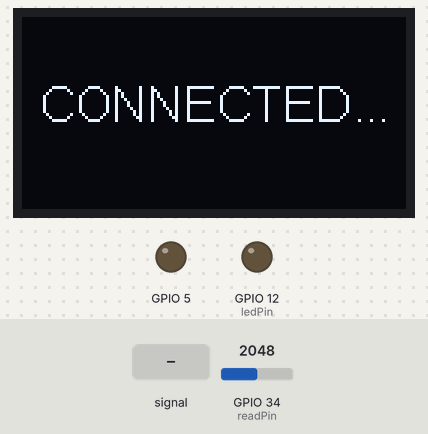
Recording of a sketch running on a simulated ESP32. Parts: 128×64 one-colour display, output pins drawn as LEDs (lit = HIGH). Dashed ring = blinking. Inputs (shaded band) come from the test bench; at power-on: GPIO 34 (readPin) = 2048. WiFi joins after 1.5 s; servers stay silent unless stated; the Firebase database answers and starts empty.

Above: at 1.9 s.
2.0 s: GPIO 34 (readPin) fed a 200 Hz sine of ±327 counts around its level
At 2.9 s:
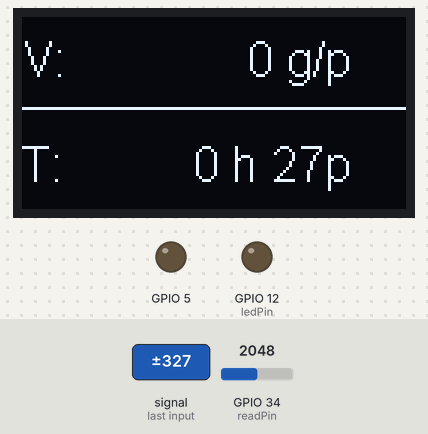
3.7 s: GPIO 34 (readPin) set to 2866
At 8.87 s:
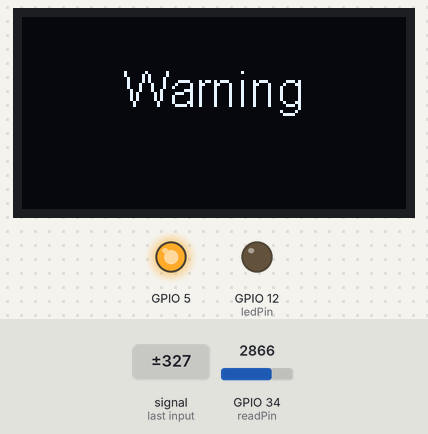
10.8 s: GPIO 34 (readPin) set to 2947
At 11.7 s:
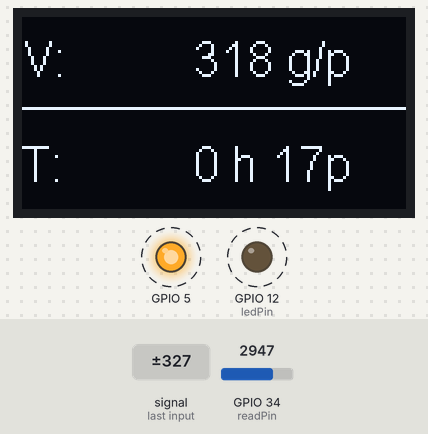
12.3 s: GPIO 34 (readPin) set to 3603
At 12.8 s:
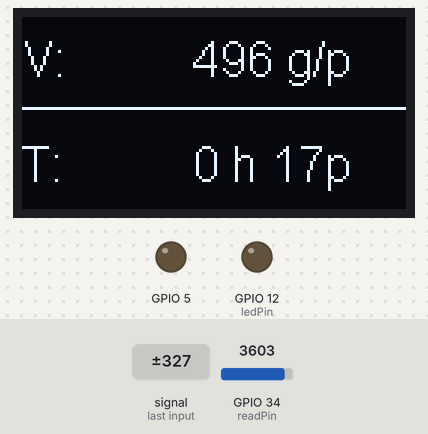
Timing chart, 0 to 20.7 s (numbered marks = the images above; inputs shaded):
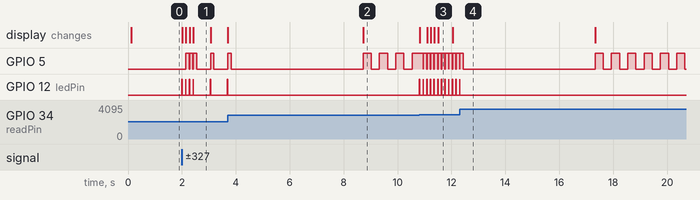

Measured:
- the behaviour switches between 2946 and 2947 on GPIO 34 (readPin) (found by bisection; images 2 and 3)
- after the input at 2.0 s, GPIO 12 (ledPin): goes 3 × (HIGH 0.02 s, LOW 0.12 s), HIGH 0.02 s, LOW 0.62 s, HIGH 0.02 s, LOW 0.62 s, then HIGH, starting at once; the display: first changes at once (image 1 shows a later state)
- after the input at 3.7 s, GPIO 12 (ledPin): goes on until 3.7 s, then stays LOW
- after the input at 10.8 s, GPIO 5: alternates HIGH for 0.12 s and LOW for 0.02 s, starting after 0.14 s; GPIO 12 (ledPin): alternates HIGH for 0.02 s and LOW for 0.12 s, starting at once; the display: first changes at once (image 3 shows a later state)
- after the input at 12.3 s, GPIO 12 (ledPin): goes on until 12.3 s, then stays LOW
- what the display in image 1 shows lasts 0.7 s, from 2.4 s to 3.1 s

The sketch:

demo_fix_add_option1.ino
```cpp
TaskHandle_t Task1;
TaskHandle_t Task2;

#include <WiFi.h>
#include <FirebaseESP32.h>
#include <Wire.h>
#include <SH1106.h>

#define FIREBASE_HOST "arduinostt-default-rtdb.firebaseio.com"
#define FIREBASE_AUTH "fojJvtabeTdOrQew2H5dMHRShux32aqlpoHhn2qG"
#define readPin 34
#define ledPin 12

uint16_t velo = 0;
uint16_t calibVelo = 0;
int counter = 0;
uint16_t time2 = 0;
bool stt = false;
String path = "1";

SH1106 display(0x3C, 21, 22);
void setup() {

  disableCore0WDT();
  disableCore1WDT();
  pinMode(ledPin, OUTPUT);
  pinMode(5, OUTPUT);
  //create a task that will be executed in the Task1code() function, with priority 1 and executed on core 0
  xTaskCreatePinnedToCore(
    Task1code,   /* Task function. */
    "Task1",     /* name of task. */
    40000,       /* Stack size of task */
    NULL,        /* parameter of the task */
    1,           /* priority of the task */
    &Task1,      /* Task handle to keep track of created task */
    0);          /* pin task to core 0 */

  //create a task that will be executed in the Task2code() function, with priority 1 and executed on core 1
  xTaskCreatePinnedToCore(
    Task2code,   /* Task function. */
    "Task2",     /* name of task. */
    30000,       /* Stack size of task */
    NULL,        /* parameter of the task */
    1,           /* priority of the task */
    &Task2,      /* Task handle to keep track of created task */
    1);          /* pin task to core 1 */

}

//Task1code: blinks an LED every 1000 ms
void Task1code( void * pvParameters ) {

  static unsigned long time1 = 0 ;
  unsigned long timeTemp1 = 0 ;
  uint16_t veloTemp = 0;
  uint16_t state = 0;
  uint8_t hour = 0;
  uint8_t minute = 0;
  unsigned long period;
  uint16_t arr[5] = { 0, 0, 0, 0, 0 };
  vTaskDelay(100);
  // khai bao man hinh
  display.init();
  display.flipScreenVertically();
  display.setFont(ArialMT_Plain_16);
  display.setTextAlignment(TEXT_ALIGN_CENTER);
  display.drawString(64, 20, "CONNECTED...");
  display.display();

  vTaskDelay(1000);

  time1 = millis();
  state = analogRead(readPin);
  for (;;) {
    if ((analogRead(readPin) - state) > 80) {

      digitalWrite(ledPin, HIGH);
      period = millis() - time1;
      velo = (uint16_t)averageArr((uint16_t)(60000 / (uint16_t)period), arr);

      counter++;
      time2 = (8500 - counter) / (velo);
      hour = time2 / 60;
      minute = time2 - hour * 60;
      graphics(veloTemp, String(hour) + " h " + String(minute) + "p");

      time1 = millis();

      if (counter % 5 == 0) {
        veloTemp = velo;
      }
      //      if (veloTemp > 300) {
      //        digitalWrite(5, HIGH);
      //      }
      //      else {
      //        digitalWrite(5, LOW);
      //      }
      if (velo < calibVelo - 20 || velo > calibVelo + 20) {
        digitalWrite(5, HIGH);
      }
      else {
        digitalWrite(5, LOW);
      }
      digitalWrite(ledPin, LOW);

      vTaskDelay(120);
      if (((analogRead(readPin) > (100 + state)) || analogRead(readPin) < (state - 100)) &&counter%4==0) {
        state = analogRead(readPin);
      }
    }
    if (analogRead(readPin) <  state - 500) {
      vTaskDelay(500);
      state = analogRead(readPin);
    }
    if (analogRead(readPin) >  state + 400) {
      state = analogRead(readPin);
    }
    if (millis() - time1 > 5000 && counter != 0 ) {
      stt = false;
      display.setTextAlignment(TEXT_ALIGN_CENTER);
      display.drawString(64, 15, "Warning");
      display.display();

      if ( (unsigned long)(millis() - timeTemp1) > 300 )
      {
        if ( digitalRead(5) == LOW )
        {
          digitalWrite(5, HIGH);
        } else {
          digitalWrite(5, LOW );
        }
        timeTemp1 = millis();
      }
    }
    else {
      digitalWrite(5, LOW);
      stt = true;
      display.clear();
    }
  }

}


void Task2code( void * pvParameters ) {
  const char *ssid = "LAB 307";
  const char *password = "lab307307";
  FirebaseData firebaseData;
  FirebaseData firebaseDataGet;
  FirebaseJson json1;
  uint16_t time3 = 0;
  WiFi.mode(WIFI_STA);

  while (WiFi.waitForConnectResult() != WL_CONNECTED) {
    WiFi.begin(ssid, password);
  }

  Firebase.begin(FIREBASE_HOST, FIREBASE_AUTH);
  Firebase.reconnectWiFi(true);

  firebaseData.setResponseSize(1024);
  json1.clear().add(("count"), counter);
  Firebase.updateNode(firebaseData, path , json1);
  for (;;) {
    if (millis() - time3 > 5000) {
      if(stt==true){
        json1.add(("stt"), stt);
      }
      json1.add(("count"), counter);
      json1.add(("time"), time2);
      json1.add(("velo"), velo);
      Firebase.updateNode(firebaseData, path , json1);
      json1.clear();
      Firebase.getInt(firebaseDataGet, path + "/calibVelo");
      calibVelo = firebaseDataGet.intData();
      time3 = millis();
    }
    if(stt!=true){
      json1.add(("stt"), stt);
      Firebase.updateNode(firebaseData, path , json1);
      Firebase.updateNode(firebaseData, path , json1);
      json1.clear();
    }
  }
}
void loop () {

}

void graphics(uint16_t velo, String time2) {
  display.clear();
  display.flipScreenVertically();
  display.drawLine(0, 30, 128, 30);
  display.setFont(ArialMT_Plain_16);
  display.setTextAlignment(TEXT_ALIGN_LEFT);
  display.drawString(0, 5, "V:");
  display.setFont(ArialMT_Plain_16);
  display.setTextAlignment(TEXT_ALIGN_RIGHT);
  display.drawString(110, 5, String(velo) + " g/p");

  display.setFont(ArialMT_Plain_16);
  display.setTextAlignment(TEXT_ALIGN_LEFT);
  display.drawString(0, 40, "T:");

  display.setTextAlignment(TEXT_ALIGN_RIGHT);
  display.setFont(ArialMT_Plain_16);
  display.drawString(110, 40, time2);

  display.display();
}

uint16_t averageArr(uint16_t a, uint16_t* arr) {
  for (byte i = 4; i > 0; i--) {
    arr[i] = arr[i - 1];
  }
  arr[0] = a;
  uint16_t sum = 0;
  for (byte j = 0; j < 5; j++) {
    sum += arr[j];
  }
  return (uint16_t)sum / (uint16_t)5;
}
```
